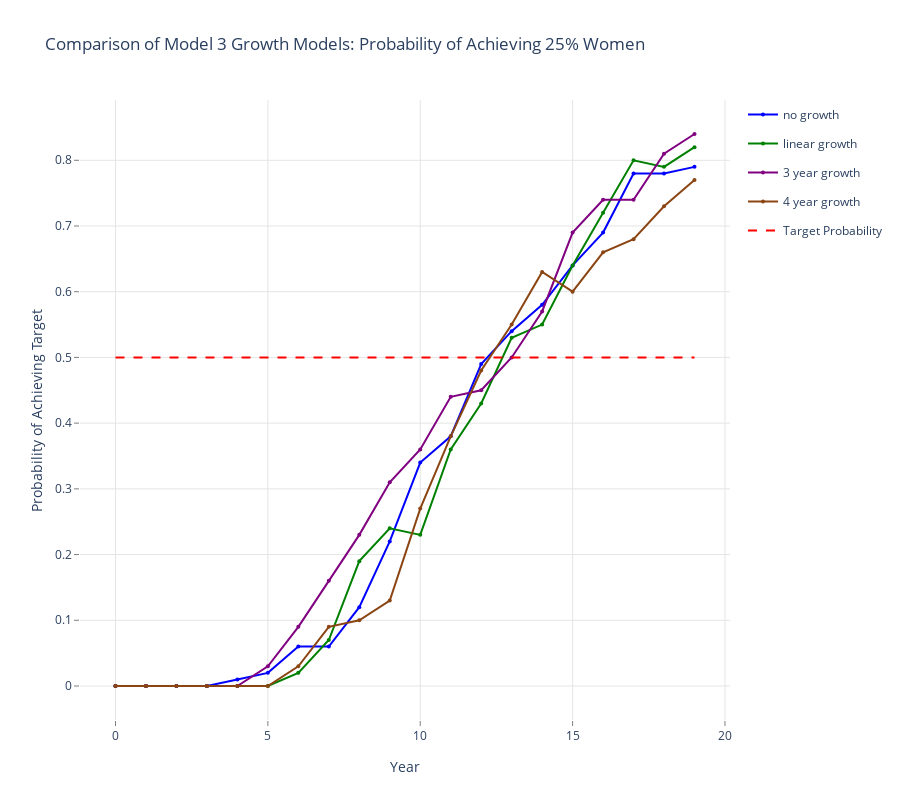

Notebook code cell kept with this figure:
### Markdown cell above
## Comparison of Model 3 Growth Models: Probability of Achieving 25% Women

### Code cell
data = []
linecolors = ['rgb(0,0,255)', 'rgb(0,128,0)', 'rgb(128,0,128)', 'rgb(139,69,19)']
fillcolors = ['rgba(0,0,255,0.25)', 'rgba(0,128,0,0.25)', 'rgba(128,0,128,0.25)', 'rgba(160,82,45,0.25)']
legend_labels = ['no growth', 'linear growth', '3 year growth', '4 year growth']


for k,v in enumerate(results.mlist):

    data.append(go.Scatter(
        x=v.summary_matrix['yr'],
        y=v.summary_matrix['p_fpct'],
        line=dict(color=linecolors[k],
                 width=2),
        legendgroup=legend_labels[k],
        showlegend=True,
        marker=dict(
            size=4),
        mode='lines+markers',
        name=legend_labels[k],
    ))


data.append(go.Scatter(
    x=v.summary_matrix['yr'], 
    y=np.repeat(0.5, len(v.summary_matrix['yr'])),
    line=dict(color='red',
             dash='dash'),
    name='Target Probability',
    mode='lines',
))
    
layout = go.Layout(
    title='Comparison of Model 3 Growth Models: Probability of Achieving 25% Women',
    height=800,
    width=900,
    paper_bgcolor='rgb(255,255,255)',
    plot_bgcolor='rgb(255,255,255)',
    xaxis=dict(
        visible=True,
        title='Year',
        gridcolor='rgb(229,229,229)',
        showgrid=True,
        showline=True,
        showticklabels=True,
        tickcolor='rgb(127,127,127)',
        ticks='outside',
        zeroline=False
    ),
    yaxis=dict(
        title='Probability of Achieving Target',
        gridcolor='rgb(229,229,229)',
        showgrid=True,
        showline=True,
        showticklabels=True,
        tickcolor='rgb(127,127,127)',
        ticks='outside',
        zeroline=False
    ),
)
fig = go.Figure(data=data, layout=layout)
plotly.offline.iplot(fig, filename= 'shaded_lines')

# export image for ingestion to pdf file.
# if not os.path.exists('images'):
#     os.mkdir('images')
# pio.write_image(fig, 'images/probability_of_reaching_gender_target.png')

### Figure 1 — Plotly figure (JSON) as saved in the notebook; plotly's stock layout.template omitted (floating-point values rounded to 4 significant figures)
{"data": [{"legendgroup": "no growth", "line": {"color": "rgb(0,0,255)", "width": 2}, "marker": {"size": 4}, "mode": "lines+markers", "name": "no growth", "showlegend": true, "type": "scatter", "x": [0, 1, 2, 3, 4, 5, 6, 7, 8, 9, 10, 11, 12, 13, 14, 15, 16, 17, 18, 19], "y": [0, 0, 0, 0, 0.01, 0.02, 0.06, 0.06, 0.12, 0.22, 0.34, 0.38, 0.49, 0.54, 0.58, 0.64, 0.69, 0.78, 0.78, 0.79]}, {"legendgroup": "linear growth", "line": {"color": "rgb(0,128,0)", "width": 2}, "marker": {"size": 4}, "mode": "lines+markers", "name": "linear growth", "showlegend": true, "type": "scatter", "x": [0, 1, 2, 3, 4, 5, 6, 7, 8, 9, 10, 11, 12, 13, 14, 15, 16, 17, 18, 19], "y": [0, 0, 0, 0, 0, 0, 0.02, 0.07, 0.19, 0.24, 0.23, 0.36, 0.43, 0.53, 0.55, 0.64, 0.72, 0.8, 0.79, 0.82]}, {"legendgroup": "3 year growth", "line": {"color": "rgb(128,0,128)", "width": 2}, "marker": {"size": 4}, "mode": "lines+markers", "name": "3 year growth", "showlegend": true, "type": "scatter", "x": [0, 1, 2, 3, 4, 5, 6, 7, 8, 9, 10, 11, 12, 13, 14, 15, 16, 17, 18, 19], "y": [0, 0, 0, 0, 0, 0.03, 0.09, 0.16, 0.23, 0.31, 0.36, 0.44, 0.45, 0.5, 0.57, 0.69, 0.74, 0.74, 0.81, 0.84]}, {"legendgroup": "4 year growth", "line": {"color": "rgb(139,69,19)", "width": 2}, "marker": {"size": 4}, "mode": "lines+markers", "name": "4 year growth", "showlegend": true, "type": "scatter", "x": [0, 1, 2, 3, 4, 5, 6, 7, 8, 9, 10, 11, 12, 13, 14, 15, 16, 17, 18, 19], "y": [0, 0, 0, 0, 0, 0, 0.03, 0.09, 0.1, 0.13, 0.27, 0.38, 0.48, 0.55, 0.63, 0.6, 0.66, 0.68, 0.73, 0.77]}, {"line": {"color": "red", "dash": "dash"}, "mode": "lines", "name": "Target Probability", "type": "scatter", "x": [0, 1, 2, 3, 4, 5, 6, 7, 8, 9, 10, 11, 12, 13, 14, 15, 16, 17, 18, 19], "y": [0.5, 0.5, 0.5, 0.5, 0.5, 0.5, 0.5, 0.5, 0.5, 0.5, 0.5, 0.5, 0.5, 0.5, 0.5, 0.5, 0.5, 0.5, 0.5, 0.5]}], "layout": {"height": 800, "paper_bgcolor": "rgb(255,255,255)", "plot_bgcolor": "rgb(255,255,255)", "title": {"text": "Comparison of Model 3 Growth Models: Probability of Achieving 25% Women"}, "width": 900, "xaxis": {"gridcolor": "rgb(229,229,229)", "showgrid": true, "showline": true, "showticklabels": true, "tickcolor": "rgb(127,127,127)", "ticks": "outside", "title": {"text": "Year"}, "visible": true, "zeroline": false}, "yaxis": {"gridcolor": "rgb(229,229,229)", "showgrid": true, "showline": true, "showticklabels": true, "tickcolor": "rgb(127,127,127)", "ticks": "outside", "title": {"text": "Probability of Achieving Target"}, "zeroline": false}}}
